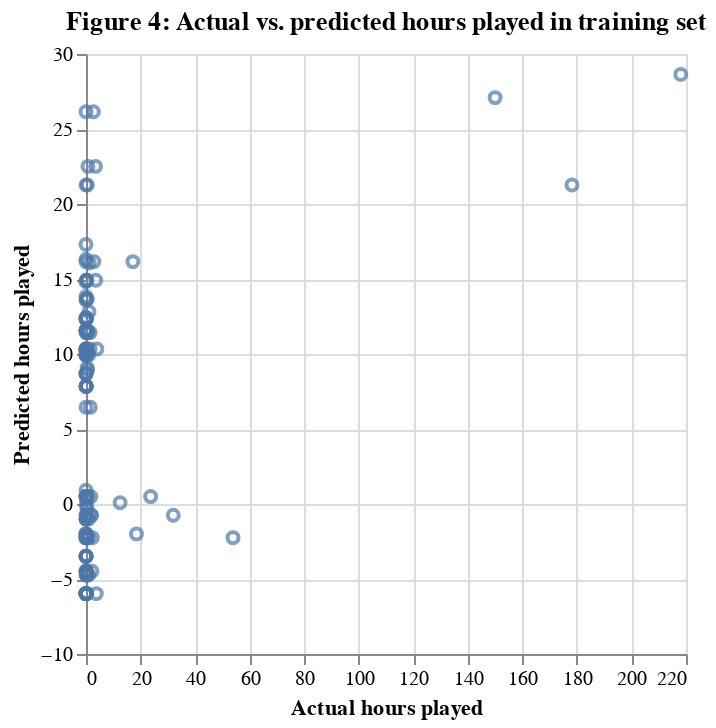

Source (notebook cell):
### Code cell
plot_training_preds = alt.Chart(train_pred, title="Figure 4: Actual vs. predicted hours played in training set").mark_point().encode(
    x = alt.X("played_hours").title("Actual hours played"),
    y = alt.Y("predictions").title("Predicted hours played")
)
plot_training_preds

### Figure 1 — Vega specification as saved in the notebook (floating-point values rounded to 4 significant figures; data arrays with more than 128 entries replaced by an {"elided": "..."} marker saying what was removed)
{"$schema": "https://vega.github.io/schema/vega/v5.json", "data": [{"name": "source_0", "values": {"elided": "138 records"}}, {"name": "source_0_x_domain_played_hours", "values": [{"min": 0.0, "max": 218.1}]}, {"name": "source_0_y_domain_predictions", "values": [{"min": -5.975, "max": 28.64}]}], "marks": [{"type": "symbol", "name": "marks", "from": {"data": "source_0"}, "encode": {"update": {"fill": {"value": "transparent"}, "opacity": {"value": 0.7}, "stroke": {"value": "#4c78a8"}, "x": {"field": "played_hours", "scale": "x"}, "y": {"field": "predictions", "scale": "y"}}}, "style": ["point"]}], "scales": [{"name": "x", "type": "linear", "domain": [{"signal": "(data(\"source_0_x_domain_played_hours\")[0] || {}).min"}, {"signal": "(data(\"source_0_x_domain_played_hours\")[0] || {}).max"}], "range": [0, {"signal": "width"}], "zero": true, "nice": true}, {"name": "y", "type": "linear", "domain": [{"signal": "(data(\"source_0_y_domain_predictions\")[0] || {}).min"}, {"signal": "(data(\"source_0_y_domain_predictions\")[0] || {}).max"}], "range": [{"signal": "height"}, 0], "zero": true, "nice": true}], "axes": [{"scale": "x", "maxExtent": 0, "gridScale": "y", "aria": false, "minExtent": 0, "grid": true, "orient": "bottom", "ticks": false, "tickCount": {"signal": "ceil(width/40)"}, "labels": false, "domain": false, "zindex": 0}, {"scale": "y", "maxExtent": 0, "ticks": false, "zindex": 0, "minExtent": 0, "grid": true, "orient": "left", "labels": false, "aria": false, "domain": false, "tickCount": {"signal": "ceil(height/40)"}, "gridScale": "x"}, {"scale": "x", "labelOverlap": true, "zindex": 0, "grid": false, "labelFlush": true, "orient": "bottom", "title": "Actual hours played", "tickCount": {"signal": "ceil(width/40)"}}, {"scale": "y", "tickCount": {"signal": "ceil(height/40)"}, "zindex": 0, "orient": "left", "title": "Predicted hours played", "labelOverlap": true, "grid": false}], "title": {"text": "Figure 4: Actual vs. predicted hours played in training set", "frame": "group"}, "style": "cell", "width": 300, "padding": 5, "height": 300, "background": "white"}
